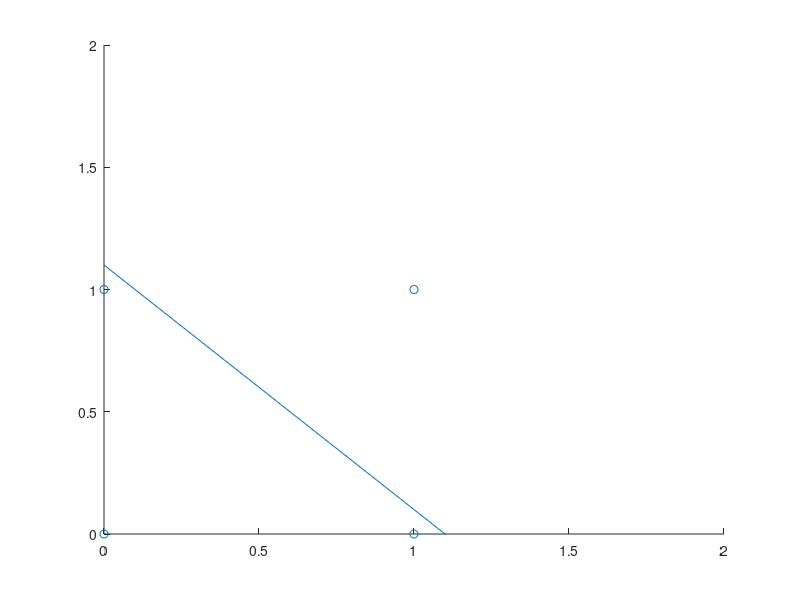

Here is the MATLAB script that generated this plot:
 clc;
 clear all;
 close all;
 
 x1=[0 0 1 1];
 x2=[0 1 0 1];
 w1=1;
 w2=1;
 t=2;
 x3=[0 1 2 3 4 5 6 7 8 9];
 
 for i=1:4
     y(i)=(x1(i)*w1)+(x2(i)*w2);
     if(y(i)>=t)
         y(i)=1;
     else
         y(i)=0;
     end;
 end;
disp(y);
scatter(x1,x2);
hold on;

y1=-(w1/w2)*(x3-1.1);
axis([0 2 0 2]);
plot(x3,y1);